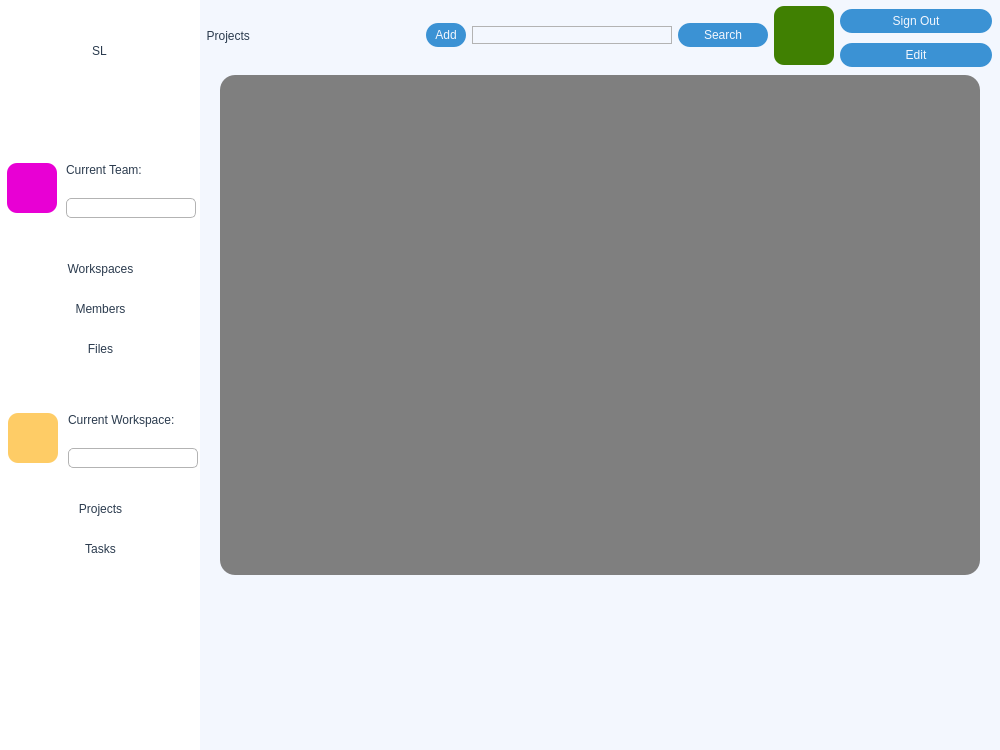
<?xml version="1.0" encoding="UTF-8"?>
<ui version="4.0">
 <class>MainWindow</class>
 <widget class="QMainWindow" name="MainWindow">
  <property name="geometry">
   <rect>
    <x>0</x>
    <y>0</y>
    <width>1000</width>
    <height>750</height>
   </rect>
  </property>
  <property name="minimumSize">
   <size>
    <width>1000</width>
    <height>750</height>
   </size>
  </property>
  <property name="maximumSize">
   <size>
    <width>1000</width>
    <height>750</height>
   </size>
  </property>
  <property name="windowTitle">
   <string>MainWindow</string>
  </property>
  <widget class="QWidget" name="centralwidget">
   <layout class="QHBoxLayout" name="horizontalLayout">
    <property name="spacing">
     <number>0</number>
    </property>
    <property name="leftMargin">
     <number>0</number>
    </property>
    <property name="topMargin">
     <number>0</number>
    </property>
    <property name="rightMargin">
     <number>0</number>
    </property>
    <property name="bottomMargin">
     <number>0</number>
    </property>
    <item>
     <widget class="QFrame" name="frame">
      <property name="maximumSize">
       <size>
        <width>200</width>
        <height>16777215</height>
       </size>
      </property>
      <property name="styleSheet">
       <string notr="true">background-color: rgb(255, 255, 255);</string>
      </property>
      <property name="frameShape">
       <enum>QFrame::NoFrame</enum>
      </property>
      <property name="frameShadow">
       <enum>QFrame::Plain</enum>
      </property>
      <property name="lineWidth">
       <number>1</number>
      </property>
      <widget class="QWidget" name="verticalLayoutWidget">
       <property name="geometry">
        <rect>
         <x>0</x>
         <y>250</y>
         <width>201</width>
         <height>120</height>
        </rect>
       </property>
       <layout class="QVBoxLayout" name="verticalLayout">
        <item>
         <widget class="QPushButton" name="workspaces_btn">
          <property name="minimumSize">
           <size>
            <width>0</width>
            <height>30</height>
           </size>
          </property>
          <property name="styleSheet">
           <string notr="true">QPushButton {
	background-color: rgb(255, 255, 255);
	color:rgb(43,59,78);
	border: 0px solid;
	font: 15pt &quot;Andale Mono&quot;;
	border-radius: 10px;
}

QPushButton:hover {
	background-color: rgb(243,247,254)
}</string>
          </property>
          <property name="text">
           <string>Workspaces</string>
          </property>
         </widget>
        </item>
        <item>
         <widget class="QPushButton" name="members_btn">
          <property name="minimumSize">
           <size>
            <width>0</width>
            <height>30</height>
           </size>
          </property>
          <property name="styleSheet">
           <string notr="true">QPushButton {
	background-color: rgb(255, 255, 255);
	color:rgb(43,59,78);
	border: 0px solid;
	font: 15pt &quot;Andale Mono&quot;;
	border-radius: 10px;
}

QPushButton:hover {
	background-color: rgb(243,247,254)
}</string>
          </property>
          <property name="text">
           <string>Members</string>
          </property>
         </widget>
        </item>
        <item>
         <widget class="QPushButton" name="files_btn">
          <property name="minimumSize">
           <size>
            <width>0</width>
            <height>30</height>
           </size>
          </property>
          <property name="styleSheet">
           <string notr="true">QPushButton {
	background-color: rgb(255, 255, 255);
	color:rgb(43,59,78);
	border: 0px solid;
	font: 15pt &quot;Andale Mono&quot;;
	border-radius: 10px;
}

QPushButton:hover {
	background-color: rgb(243,247,254)
}</string>
          </property>
          <property name="text">
           <string>Files</string>
          </property>
         </widget>
        </item>
       </layout>
      </widget>
      <widget class="QWidget" name="verticalLayoutWidget_2">
       <property name="geometry">
        <rect>
         <x>0</x>
         <y>490</y>
         <width>201</width>
         <height>80</height>
        </rect>
       </property>
       <layout class="QVBoxLayout" name="verticalLayout_2">
        <item>
         <widget class="QPushButton" name="projects_btn">
          <property name="minimumSize">
           <size>
            <width>0</width>
            <height>30</height>
           </size>
          </property>
          <property name="styleSheet">
           <string notr="true">QPushButton {
	background-color: rgb(255, 255, 255);
	color:rgb(43,59,78);
	border: 0px solid;
	font: 15pt &quot;Andale Mono&quot;;
	border-radius: 10px;
}

QPushButton:hover {
	background-color: rgb(243,247,254)
}</string>
          </property>
          <property name="text">
           <string>Projects</string>
          </property>
         </widget>
        </item>
        <item>
         <widget class="QPushButton" name="tasks_btn">
          <property name="minimumSize">
           <size>
            <width>0</width>
            <height>30</height>
           </size>
          </property>
          <property name="styleSheet">
           <string notr="true">QPushButton {
	background-color: rgb(255, 255, 255);
	color:rgb(43,59,78);
	border: 0px solid;
	font: 15pt &quot;Andale Mono&quot;;
	border-radius: 10px;
}

QPushButton:hover {
	background-color: rgb(243,247,254)
}</string>
          </property>
          <property name="text">
           <string>Tasks</string>
          </property>
         </widget>
        </item>
       </layout>
      </widget>
      <widget class="QWidget" name="horizontalLayoutWidget_3">
       <property name="geometry">
        <rect>
         <x>0</x>
         <y>150</y>
         <width>201</width>
         <height>76</height>
        </rect>
       </property>
       <layout class="QHBoxLayout" name="horizontalLayout_5">
        <property name="leftMargin">
         <number>4</number>
        </property>
        <item>
         <widget class="QLabel" name="team_picture">
          <property name="minimumSize">
           <size>
            <width>50</width>
            <height>50</height>
           </size>
          </property>
          <property name="maximumSize">
           <size>
            <width>50</width>
            <height>50</height>
           </size>
          </property>
          <property name="styleSheet">
           <string notr="true">background-color: rgb(232, 0, 212);
border-radius:10px;
font: 22pt &quot;Andale Mono&quot;;
color:rgb(255,255,255);</string>
          </property>
          <property name="text">
           <string/>
          </property>
          <property name="alignment">
           <set>Qt::AlignCenter</set>
          </property>
         </widget>
        </item>
        <item>
         <layout class="QVBoxLayout" name="verticalLayout_3">
          <item>
           <widget class="QLabel" name="label_7">
            <property name="maximumSize">
             <size>
              <width>135</width>
              <height>20</height>
             </size>
            </property>
            <property name="styleSheet">
             <string notr="true">font: 13pt &quot;Andale Mono&quot;;
color:rgb(43,59,78);</string>
            </property>
            <property name="text">
             <string>Current Team:</string>
            </property>
           </widget>
          </item>
          <item>
           <widget class="QComboBox" name="team_names_cb">
            <property name="minimumSize">
             <size>
              <width>0</width>
              <height>20</height>
             </size>
            </property>
            <property name="maximumSize">
             <size>
              <width>130</width>
              <height>15</height>
             </size>
            </property>
            <property name="styleSheet">
             <string notr="true">QComboBox {
	border: 1px solid rgb(179, 179, 179);
	border-radius: 5px;
	font: 13pt &quot;Andale Mono&quot;;
	color:rgb(43,59,78);
}

QComboBox::drop-down 
{
    border: 0px;
}</string>
            </property>
           </widget>
          </item>
         </layout>
        </item>
       </layout>
      </widget>
      <widget class="QLabel" name="label_8">
       <property name="geometry">
        <rect>
         <x>-1</x>
         <y>30</y>
         <width>201</width>
         <height>41</height>
        </rect>
       </property>
       <property name="styleSheet">
        <string notr="true">font: 40pt &quot;Andale Mono&quot;;
color:rgb(43,59,78);</string>
       </property>
       <property name="text">
        <string>SL</string>
       </property>
       <property name="alignment">
        <set>Qt::AlignCenter</set>
       </property>
      </widget>
      <widget class="QWidget" name="horizontalLayoutWidget_6">
       <property name="geometry">
        <rect>
         <x>0</x>
         <y>400</y>
         <width>204</width>
         <height>76</height>
        </rect>
       </property>
       <layout class="QHBoxLayout" name="horizontalLayout_8">
        <property name="leftMargin">
         <number>4</number>
        </property>
        <item>
         <widget class="QLabel" name="workspace_picture">
          <property name="minimumSize">
           <size>
            <width>50</width>
            <height>50</height>
           </size>
          </property>
          <property name="maximumSize">
           <size>
            <width>50</width>
            <height>50</height>
           </size>
          </property>
          <property name="styleSheet">
           <string notr="true">background-color: rgb(254, 204, 102);
border-radius:10px;
font: 22pt &quot;Andale Mono&quot;;
color:rgb(255,255,255);</string>
          </property>
          <property name="text">
           <string/>
          </property>
          <property name="alignment">
           <set>Qt::AlignCenter</set>
          </property>
         </widget>
        </item>
        <item>
         <layout class="QVBoxLayout" name="verticalLayout_4">
          <item>
           <widget class="QLabel" name="label_9">
            <property name="maximumSize">
             <size>
              <width>135</width>
              <height>20</height>
             </size>
            </property>
            <property name="styleSheet">
             <string notr="true">font: 12pt &quot;Andale Mono&quot;;
color:rgb(43,59,78);</string>
            </property>
            <property name="text">
             <string>Current Workspace:</string>
            </property>
           </widget>
          </item>
          <item>
           <widget class="QComboBox" name="workspace_names_cb">
            <property name="minimumSize">
             <size>
              <width>0</width>
              <height>20</height>
             </size>
            </property>
            <property name="maximumSize">
             <size>
              <width>130</width>
              <height>15</height>
             </size>
            </property>
            <property name="styleSheet">
             <string notr="true">QComboBox {
	border: 1px solid rgb(179, 179, 179);
	border-radius: 5px;
	font: 13pt &quot;Andale Mono&quot;;
	color:rgb(43,59,78);
}

QComboBox::drop-down 
{
    border: 0px;
}</string>
            </property>
           </widget>
          </item>
         </layout>
        </item>
       </layout>
      </widget>
     </widget>
    </item>
    <item>
     <widget class="QFrame" name="frame_2">
      <property name="styleSheet">
       <string notr="true">background-color: rgb(243,247,254)</string>
      </property>
      <property name="frameShape">
       <enum>QFrame::NoFrame</enum>
      </property>
      <property name="frameShadow">
       <enum>QFrame::Raised</enum>
      </property>
      <widget class="QStackedWidget" name="stackedWidget">
       <property name="geometry">
        <rect>
         <x>0</x>
         <y>0</y>
         <width>800</width>
         <height>750</height>
        </rect>
       </property>
       <property name="currentIndex">
        <number>4</number>
       </property>
       <widget class="QWidget" name="team_page"/>
       <widget class="QWidget" name="workspaces_page">
        <widget class="QWidget" name="horizontalLayoutWidget_7">
         <property name="geometry">
          <rect>
           <x>0</x>
           <y>0</y>
           <width>802</width>
           <height>71</height>
          </rect>
         </property>
         <layout class="QHBoxLayout" name="horizontalLayout_9">
          <item>
           <widget class="QLabel" name="label_15">
            <property name="minimumSize">
             <size>
              <width>190</width>
              <height>0</height>
             </size>
            </property>
            <property name="maximumSize">
             <size>
              <width>190</width>
              <height>16777215</height>
             </size>
            </property>
            <property name="styleSheet">
             <string notr="true">font: 22pt &quot;Andale Mono&quot;;
color:rgb(43,59,78);</string>
            </property>
            <property name="text">
             <string>  Workspaces</string>
            </property>
            <property name="alignment">
             <set>Qt::AlignLeading|Qt::AlignLeft|Qt::AlignVCenter</set>
            </property>
           </widget>
          </item>
          <item>
           <widget class="QPushButton" name="pushButton_14">
            <property name="minimumSize">
             <size>
              <width>40</width>
              <height>24</height>
             </size>
            </property>
            <property name="maximumSize">
             <size>
              <width>60</width>
              <height>16777215</height>
             </size>
            </property>
            <property name="styleSheet">
             <string notr="true">QPushButton {
	background-color: rgb(59, 146, 212);
	color:rgb(243,247,254);
	border: 0px solid;
	border-radius: 12px;
	font: 13pt &quot;Andale Mono&quot;;
}

QPushButton:hover {
	background-color: rgb(243,247,254);
	color:rgb(59, 146, 212);
}</string>
            </property>
            <property name="text">
             <string>ADD</string>
            </property>
           </widget>
          </item>
          <item>
           <widget class="QLineEdit" name="lineEdit_4">
            <property name="minimumSize">
             <size>
              <width>200</width>
              <height>0</height>
             </size>
            </property>
            <property name="maximumSize">
             <size>
              <width>150</width>
              <height>16777215</height>
             </size>
            </property>
            <property name="styleSheet">
             <string notr="true">QLineEdit {
	border: 1px solid rgb(179, 179, 179);
	border-radius:10px
}</string>
            </property>
           </widget>
          </item>
          <item>
           <widget class="QPushButton" name="search_btn1">
            <property name="minimumSize">
             <size>
              <width>90</width>
              <height>24</height>
             </size>
            </property>
            <property name="maximumSize">
             <size>
              <width>90</width>
              <height>24</height>
             </size>
            </property>
            <property name="styleSheet">
             <string notr="true">QPushButton {
	background-color: rgb(59, 146, 212);
	color:rgb(243,247,254);
	border: 0px solid;
	border-radius: 12px;
	font: 13pt &quot;Andale Mono&quot;;
}

QPushButton:hover {
	background-color: rgb(243,247,254);
	color:rgb(59, 146, 212);
}</string>
            </property>
            <property name="text">
             <string>Search</string>
            </property>
           </widget>
          </item>
          <item>
           <widget class="QLabel" name="user_photo1">
            <property name="minimumSize">
             <size>
              <width>60</width>
              <height>59</height>
             </size>
            </property>
            <property name="maximumSize">
             <size>
              <width>60</width>
              <height>59</height>
             </size>
            </property>
            <property name="styleSheet">
             <string notr="true">background-color: rgb(64, 128, 2);
border-radius:10px;
font: 22pt &quot;Andale Mono&quot;;
color:rgb(255,255,255);</string>
            </property>
            <property name="text">
             <string/>
            </property>
            <property name="alignment">
             <set>Qt::AlignCenter</set>
            </property>
           </widget>
          </item>
          <item>
           <layout class="QVBoxLayout" name="verticalLayout_11">
            <property name="topMargin">
             <number>5</number>
            </property>
            <property name="rightMargin">
             <number>20</number>
            </property>
            <item>
             <widget class="QPushButton" name="signout_btn1">
              <property name="minimumSize">
               <size>
                <width>130</width>
                <height>24</height>
               </size>
              </property>
              <property name="styleSheet">
               <string notr="true">QPushButton {
	background-color: rgb(59, 146, 212);
	color:rgb(243,247,254);
	border: 0px solid;
	border-radius: 12px;
	font: 13pt &quot;Andale Mono&quot;;
}

QPushButton:hover {
	background-color: rgb(243,247,254);
	color:rgb(59, 146, 212);
}</string>
              </property>
              <property name="text">
               <string>Sign Out</string>
              </property>
             </widget>
            </item>
            <item>
             <widget class="QPushButton" name="edit_btn1">
              <property name="minimumSize">
               <size>
                <width>0</width>
                <height>24</height>
               </size>
              </property>
              <property name="styleSheet">
               <string notr="true">QPushButton {
	background-color: rgb(59, 146, 212);
	color:rgb(243,247,254);
	border: 0px solid;
	border-radius: 12px;
	font: 13pt &quot;Andale Mono&quot;;
}

QPushButton:hover {
	background-color: rgb(243,247,254);
	color:rgb(59, 146, 212);
}</string>
              </property>
              <property name="text">
               <string>Edit</string>
              </property>
             </widget>
            </item>
           </layout>
          </item>
         </layout>
        </widget>
       </widget>
       <widget class="QWidget" name="members_page">
        <widget class="QWidget" name="horizontalLayoutWidget_4">
         <property name="geometry">
          <rect>
           <x>0</x>
           <y>0</y>
           <width>803</width>
           <height>71</height>
          </rect>
         </property>
         <layout class="QHBoxLayout" name="horizontalLayout_6">
          <item>
           <widget class="QLabel" name="label_11">
            <property name="minimumSize">
             <size>
              <width>180</width>
              <height>0</height>
             </size>
            </property>
            <property name="maximumSize">
             <size>
              <width>180</width>
              <height>16777215</height>
             </size>
            </property>
            <property name="styleSheet">
             <string notr="true">font: 22pt &quot;Andale Mono&quot;;
color:rgb(43,59,78);</string>
            </property>
            <property name="text">
             <string>  Members</string>
            </property>
            <property name="alignment">
             <set>Qt::AlignLeading|Qt::AlignLeft|Qt::AlignVCenter</set>
            </property>
           </widget>
          </item>
          <item>
           <widget class="QPushButton" name="invite_btn">
            <property name="minimumSize">
             <size>
              <width>65</width>
              <height>24</height>
             </size>
            </property>
            <property name="maximumSize">
             <size>
              <width>60</width>
              <height>16777215</height>
             </size>
            </property>
            <property name="styleSheet">
             <string notr="true">QPushButton {
	background-color: rgb(59, 146, 212);
	color:rgb(243,247,254);
	border: 0px solid;
	border-radius: 12px;
	font: 13pt &quot;Andale Mono&quot;;
}

QPushButton:hover {
	background-color: rgb(243,247,254);
	color:rgb(59, 146, 212);
}</string>
            </property>
            <property name="text">
             <string>INVITE</string>
            </property>
           </widget>
          </item>
          <item>
           <widget class="QLineEdit" name="lineEdit_3">
            <property name="minimumSize">
             <size>
              <width>200</width>
              <height>0</height>
             </size>
            </property>
            <property name="maximumSize">
             <size>
              <width>150</width>
              <height>16777215</height>
             </size>
            </property>
            <property name="styleSheet">
             <string notr="true">QLineEdit {
	border: 1px solid rgb(179, 179, 179);
	border-radius:10px
}</string>
            </property>
           </widget>
          </item>
          <item>
           <widget class="QPushButton" name="search_btn2">
            <property name="minimumSize">
             <size>
              <width>90</width>
              <height>24</height>
             </size>
            </property>
            <property name="maximumSize">
             <size>
              <width>90</width>
              <height>24</height>
             </size>
            </property>
            <property name="styleSheet">
             <string notr="true">QPushButton {
	background-color: rgb(59, 146, 212);
	color:rgb(243,247,254);
	border: 0px solid;
	border-radius: 12px;
	font: 13pt &quot;Andale Mono&quot;;
}

QPushButton:hover {
	background-color: rgb(243,247,254);
	color:rgb(59, 146, 212);
}</string>
            </property>
            <property name="text">
             <string>Search</string>
            </property>
           </widget>
          </item>
          <item>
           <widget class="QLabel" name="user_photo2">
            <property name="minimumSize">
             <size>
              <width>60</width>
              <height>59</height>
             </size>
            </property>
            <property name="maximumSize">
             <size>
              <width>60</width>
              <height>59</height>
             </size>
            </property>
            <property name="styleSheet">
             <string notr="true">background-color: rgb(64, 128, 2);
border-radius:10px;
font: 22pt &quot;Andale Mono&quot;;
color:rgb(255,255,255);</string>
            </property>
            <property name="text">
             <string/>
            </property>
            <property name="alignment">
             <set>Qt::AlignCenter</set>
            </property>
           </widget>
          </item>
          <item>
           <layout class="QVBoxLayout" name="verticalLayout_9">
            <property name="topMargin">
             <number>5</number>
            </property>
            <property name="rightMargin">
             <number>20</number>
            </property>
            <item>
             <widget class="QPushButton" name="signout_btn2">
              <property name="minimumSize">
               <size>
                <width>130</width>
                <height>24</height>
               </size>
              </property>
              <property name="styleSheet">
               <string notr="true">QPushButton {
	background-color: rgb(59, 146, 212);
	color:rgb(243,247,254);
	border: 0px solid;
	border-radius: 12px;
	font: 13pt &quot;Andale Mono&quot;;
}

QPushButton:hover {
	background-color: rgb(243,247,254);
	color:rgb(59, 146, 212);
}</string>
              </property>
              <property name="text">
               <string>Sign Out</string>
              </property>
             </widget>
            </item>
            <item>
             <widget class="QPushButton" name="edit_btn2">
              <property name="minimumSize">
               <size>
                <width>0</width>
                <height>24</height>
               </size>
              </property>
              <property name="styleSheet">
               <string notr="true">QPushButton {
	background-color: rgb(59, 146, 212);
	color:rgb(243,247,254);
	border: 0px solid;
	border-radius: 12px;
	font: 13pt &quot;Andale Mono&quot;;
}

QPushButton:hover {
	background-color: rgb(243,247,254);
	color:rgb(59, 146, 212);
}</string>
              </property>
              <property name="text">
               <string>Edit</string>
              </property>
             </widget>
            </item>
           </layout>
          </item>
         </layout>
        </widget>
        <widget class="QTableWidget" name="members_table">
         <property name="geometry">
          <rect>
           <x>20</x>
           <y>100</y>
           <width>760</width>
           <height>400</height>
          </rect>
         </property>
         <property name="styleSheet">
          <string notr="true">background-color: rgb(127, 127, 127);
color: rgb(230, 230, 230);
font: 17pt &quot;Andale Mono&quot;;
border-radius: 15px;

</string>
         </property>
         <property name="frameShape">
          <enum>QFrame::NoFrame</enum>
         </property>
         <property name="frameShadow">
          <enum>QFrame::Plain</enum>
         </property>
         <property name="lineWidth">
          <number>0</number>
         </property>
         <property name="sizeAdjustPolicy">
          <enum>QAbstractScrollArea::AdjustToContents</enum>
         </property>
         <property name="editTriggers">
          <set>QAbstractItemView::NoEditTriggers</set>
         </property>
         <property name="showGrid">
          <bool>false</bool>
         </property>
        </widget>
       </widget>
       <widget class="QWidget" name="files_page">
        <widget class="QWidget" name="horizontalLayoutWidget_5">
         <property name="geometry">
          <rect>
           <x>0</x>
           <y>0</y>
           <width>874</width>
           <height>80</height>
          </rect>
         </property>
         <layout class="QHBoxLayout" name="horizontalLayout_7">
          <item>
           <widget class="QLabel" name="label_13">
            <property name="minimumSize">
             <size>
              <width>280</width>
              <height>0</height>
             </size>
            </property>
            <property name="maximumSize">
             <size>
              <width>280</width>
              <height>16777215</height>
             </size>
            </property>
            <property name="styleSheet">
             <string notr="true">font: 22pt &quot;Andale Mono&quot;;
color:rgb(43,59,78);</string>
            </property>
            <property name="text">
             <string>  Files</string>
            </property>
            <property name="alignment">
             <set>Qt::AlignLeading|Qt::AlignLeft|Qt::AlignVCenter</set>
            </property>
           </widget>
          </item>
          <item>
           <widget class="QLineEdit" name="search_line">
            <property name="maximumSize">
             <size>
              <width>200</width>
              <height>20</height>
             </size>
            </property>
            <property name="styleSheet">
             <string notr="true">QLineEdit {
	border: 1px solid rgb(179, 179, 179);
	border-radius:10px
}</string>
            </property>
           </widget>
          </item>
          <item>
           <widget class="QPushButton" name="search_btn">
            <property name="maximumSize">
             <size>
              <width>90</width>
              <height>24</height>
             </size>
            </property>
            <property name="styleSheet">
             <string notr="true">QPushButton {
	background-color: rgb(59, 146, 212);
	color:rgb(243,247,254);
	border: 0px solid;
	border-radius: 12px;
	font: 13pt &quot;Andale Mono&quot;;
}

QPushButton:hover {
	background-color: rgb(243,247,254);
	color:rgb(59, 146, 212);
}</string>
            </property>
            <property name="text">
             <string>Search</string>
            </property>
           </widget>
          </item>
          <item>
           <widget class="QLabel" name="user_photo3">
            <property name="maximumSize">
             <size>
              <width>60</width>
              <height>59</height>
             </size>
            </property>
            <property name="styleSheet">
             <string notr="true">background-color: rgb(64, 128, 2);
border-radius:10px;
font: 22pt &quot;Andale Mono&quot;;
color:rgb(255,255,255);</string>
            </property>
            <property name="text">
             <string/>
            </property>
            <property name="alignment">
             <set>Qt::AlignCenter</set>
            </property>
           </widget>
          </item>
          <item>
           <layout class="QVBoxLayout" name="verticalLayout_10">
            <property name="topMargin">
             <number>5</number>
            </property>
            <property name="rightMargin">
             <number>20</number>
            </property>
            <item>
             <widget class="QPushButton" name="signout_btn3">
              <property name="minimumSize">
               <size>
                <width>130</width>
                <height>24</height>
               </size>
              </property>
              <property name="maximumSize">
               <size>
                <width>130</width>
                <height>16777215</height>
               </size>
              </property>
              <property name="styleSheet">
               <string notr="true">QPushButton {
	background-color: rgb(59, 146, 212);
	color:rgb(243,247,254);
	border: 0px solid;
	border-radius: 12px;
	font: 13pt &quot;Andale Mono&quot;;
}

QPushButton:hover {
	background-color: rgb(243,247,254);
	color:rgb(59, 146, 212);
}</string>
              </property>
              <property name="text">
               <string>Sign Out</string>
              </property>
             </widget>
            </item>
            <item>
             <widget class="QPushButton" name="edit_btn3">
              <property name="minimumSize">
               <size>
                <width>130</width>
                <height>24</height>
               </size>
              </property>
              <property name="maximumSize">
               <size>
                <width>130</width>
                <height>16777215</height>
               </size>
              </property>
              <property name="styleSheet">
               <string notr="true">QPushButton {
	background-color: rgb(59, 146, 212);
	color:rgb(243,247,254);
	border: 0px solid;
	border-radius: 12px;
	font: 13pt &quot;Andale Mono&quot;;
}

QPushButton:hover {
	background-color: rgb(243,247,254);
	color:rgb(59, 146, 212);
}</string>
              </property>
              <property name="text">
               <string>Edit</string>
              </property>
             </widget>
            </item>
           </layout>
          </item>
         </layout>
        </widget>
        <widget class="QTabWidget" name="tabWidget">
         <property name="geometry">
          <rect>
           <x>0</x>
           <y>69</y>
           <width>800</width>
           <height>680</height>
          </rect>
         </property>
         <property name="styleSheet">
          <string notr="true">QTabBar::tab { 
	background-color: rgb(59, 146, 212);
	color:rgb(243,247,254);
	border: 0px solid;
	border-radius: 12px;
	font: 13pt &quot;Andale Mono&quot;;
	height: 24px;
	width: 100px;
} 

QTabBar::tab:!selected {
	background-color: rgb(243,247,254);
	color:rgb(59, 146, 212);
}
QTabWidget::tab-bar { 
	left: 10px; 
	bottom: 1px;
	background-color: rgb(243,247,254)
} 
QTabWidget{
	background-color: rgb(243,247,254)
	border:10px;
}</string>
         </property>
         <property name="tabShape">
          <enum>QTabWidget::Rounded</enum>
         </property>
         <property name="currentIndex">
          <number>0</number>
         </property>
         <widget class="QWidget" name="image_files_tab">
          <attribute name="title">
           <string>Image files</string>
          </attribute>
          <widget class="QTableWidget" name="image_files_table">
           <property name="geometry">
            <rect>
             <x>0</x>
             <y>0</y>
             <width>790</width>
             <height>650</height>
            </rect>
           </property>
           <property name="styleSheet">
            <string notr="true">background-color: rgb(127, 127, 127);
color: rgb(230, 230, 230);
font: 17pt &quot;Andale Mono&quot;;
border-radius: 15px;

</string>
           </property>
           <property name="frameShape">
            <enum>QFrame::NoFrame</enum>
           </property>
          </widget>
         </widget>
         <widget class="QWidget" name="text_files_tab">
          <attribute name="title">
           <string>Text files</string>
          </attribute>
          <widget class="QTableWidget" name="text_files_table">
           <property name="geometry">
            <rect>
             <x>0</x>
             <y>0</y>
             <width>790</width>
             <height>650</height>
            </rect>
           </property>
           <property name="styleSheet">
            <string notr="true">background-color: rgb(127, 127, 127);
color: rgb(230, 230, 230);
font: 17pt &quot;Andale Mono&quot;;
border-radius: 15px;

</string>
           </property>
           <property name="frameShape">
            <enum>QFrame::NoFrame</enum>
           </property>
           <property name="frameShadow">
            <enum>QFrame::Sunken</enum>
           </property>
           <property name="lineWidth">
            <number>0</number>
           </property>
           <property name="autoScrollMargin">
            <number>16</number>
           </property>
           <property name="showGrid">
            <bool>true</bool>
           </property>
          </widget>
         </widget>
        </widget>
       </widget>
       <widget class="QWidget" name="projects_page">
        <widget class="QWidget" name="horizontalLayoutWidget_8">
         <property name="geometry">
          <rect>
           <x>0</x>
           <y>0</y>
           <width>812</width>
           <height>71</height>
          </rect>
         </property>
         <layout class="QHBoxLayout" name="horizontalLayout_10">
          <item>
           <widget class="QLabel" name="label_17">
            <property name="minimumSize">
             <size>
              <width>220</width>
              <height>0</height>
             </size>
            </property>
            <property name="maximumSize">
             <size>
              <width>190</width>
              <height>16777215</height>
             </size>
            </property>
            <property name="styleSheet">
             <string notr="true">font: 22pt &quot;Andale Mono&quot;;
color:rgb(43,59,78);</string>
            </property>
            <property name="text">
             <string>  Projects</string>
            </property>
            <property name="alignment">
             <set>Qt::AlignLeading|Qt::AlignLeft|Qt::AlignVCenter</set>
            </property>
           </widget>
          </item>
          <item>
           <widget class="QPushButton" name="pushButton">
            <property name="minimumSize">
             <size>
              <width>40</width>
              <height>24</height>
             </size>
            </property>
            <property name="maximumSize">
             <size>
              <width>40</width>
              <height>24</height>
             </size>
            </property>
            <property name="styleSheet">
             <string notr="true">QPushButton {
	background-color: rgb(59, 146, 212);
	color:rgb(243,247,254);
	border: 0px solid;
	border-radius: 12px;
	font: 13pt &quot;Andale Mono&quot;;
}

QPushButton:hover {
	background-color: rgb(243,247,254);
	color:rgb(59, 146, 212);
}</string>
            </property>
            <property name="text">
             <string>Add</string>
            </property>
           </widget>
          </item>
          <item>
           <widget class="QLineEdit" name="lineEdit_5">
            <property name="minimumSize">
             <size>
              <width>200</width>
              <height>0</height>
             </size>
            </property>
            <property name="maximumSize">
             <size>
              <width>150</width>
              <height>16777215</height>
             </size>
            </property>
            <property name="styleSheet">
             <string notr="true">QLineEdit {
	border: 1px solid rgb(179, 179, 179);
	border-radius:10px
}</string>
            </property>
           </widget>
          </item>
          <item>
           <widget class="QPushButton" name="search_btn3">
            <property name="minimumSize">
             <size>
              <width>90</width>
              <height>24</height>
             </size>
            </property>
            <property name="maximumSize">
             <size>
              <width>90</width>
              <height>24</height>
             </size>
            </property>
            <property name="styleSheet">
             <string notr="true">QPushButton {
	background-color: rgb(59, 146, 212);
	color:rgb(243,247,254);
	border: 0px solid;
	border-radius: 12px;
	font: 13pt &quot;Andale Mono&quot;;
}

QPushButton:hover {
	background-color: rgb(243,247,254);
	color:rgb(59, 146, 212);
}</string>
            </property>
            <property name="text">
             <string>Search</string>
            </property>
           </widget>
          </item>
          <item>
           <widget class="QLabel" name="user_photo4">
            <property name="minimumSize">
             <size>
              <width>60</width>
              <height>59</height>
             </size>
            </property>
            <property name="maximumSize">
             <size>
              <width>60</width>
              <height>59</height>
             </size>
            </property>
            <property name="styleSheet">
             <string notr="true">background-color: rgb(64, 128, 2);
border-radius:10px;
font: 22pt &quot;Andale Mono&quot;;
color:rgb(255,255,255);</string>
            </property>
            <property name="text">
             <string/>
            </property>
            <property name="alignment">
             <set>Qt::AlignCenter</set>
            </property>
           </widget>
          </item>
          <item>
           <layout class="QVBoxLayout" name="verticalLayout_12">
            <property name="topMargin">
             <number>5</number>
            </property>
            <property name="rightMargin">
             <number>20</number>
            </property>
            <item>
             <widget class="QPushButton" name="signout_btn4">
              <property name="minimumSize">
               <size>
                <width>130</width>
                <height>24</height>
               </size>
              </property>
              <property name="styleSheet">
               <string notr="true">QPushButton {
	background-color: rgb(59, 146, 212);
	color:rgb(243,247,254);
	border: 0px solid;
	border-radius: 12px;
	font: 13pt &quot;Andale Mono&quot;;
}

QPushButton:hover {
	background-color: rgb(243,247,254);
	color:rgb(59, 146, 212);
}</string>
              </property>
              <property name="text">
               <string>Sign Out</string>
              </property>
             </widget>
            </item>
            <item>
             <widget class="QPushButton" name="edit_btn4">
              <property name="minimumSize">
               <size>
                <width>0</width>
                <height>24</height>
               </size>
              </property>
              <property name="styleSheet">
               <string notr="true">QPushButton {
	background-color: rgb(59, 146, 212);
	color:rgb(243,247,254);
	border: 0px solid;
	border-radius: 12px;
	font: 13pt &quot;Andale Mono&quot;;
}

QPushButton:hover {
	background-color: rgb(243,247,254);
	color:rgb(59, 146, 212);
}</string>
              </property>
              <property name="text">
               <string>Edit</string>
              </property>
             </widget>
            </item>
           </layout>
          </item>
         </layout>
        </widget>
        <widget class="QTableWidget" name="datasets_table">
         <property name="geometry">
          <rect>
           <x>20</x>
           <y>75</y>
           <width>760</width>
           <height>500</height>
          </rect>
         </property>
         <property name="styleSheet">
          <string notr="true">background-color: rgb(127, 127, 127);
color: rgb(230, 230, 230);
font: 17pt &quot;Andale Mono&quot;;
border-radius: 15px;


</string>
         </property>
         <property name="frameShape">
          <enum>QFrame::NoFrame</enum>
         </property>
         <property name="showGrid">
          <bool>false</bool>
         </property>
         <property name="cornerButtonEnabled">
          <bool>false</bool>
         </property>
        </widget>
       </widget>
       <widget class="QWidget" name="tasks_page">
        <widget class="QWidget" name="horizontalLayoutWidget_9">
         <property name="geometry">
          <rect>
           <x>0</x>
           <y>0</y>
           <width>802</width>
           <height>71</height>
          </rect>
         </property>
         <layout class="QHBoxLayout" name="horizontalLayout_11">
          <item>
           <widget class="QLabel" name="label_19">
            <property name="minimumSize">
             <size>
              <width>190</width>
              <height>0</height>
             </size>
            </property>
            <property name="maximumSize">
             <size>
              <width>190</width>
              <height>16777215</height>
             </size>
            </property>
            <property name="styleSheet">
             <string notr="true">font: 22pt &quot;Andale Mono&quot;;
color:rgb(43,59,78);</string>
            </property>
            <property name="text">
             <string>  Tasks</string>
            </property>
            <property name="alignment">
             <set>Qt::AlignLeading|Qt::AlignLeft|Qt::AlignVCenter</set>
            </property>
           </widget>
          </item>
          <item>
           <widget class="QPushButton" name="pushButton_15">
            <property name="minimumSize">
             <size>
              <width>40</width>
              <height>24</height>
             </size>
            </property>
            <property name="maximumSize">
             <size>
              <width>60</width>
              <height>16777215</height>
             </size>
            </property>
            <property name="styleSheet">
             <string notr="true">QPushButton {
	background-color: rgb(59, 146, 212);
	color:rgb(243,247,254);
	border: 0px solid;
	border-radius: 12px;
	font: 13pt &quot;Andale Mono&quot;;
}

QPushButton:hover {
	background-color: rgb(243,247,254);
	color:rgb(59, 146, 212);
}</string>
            </property>
            <property name="text">
             <string>ADD</string>
            </property>
           </widget>
          </item>
          <item>
           <widget class="QLineEdit" name="lineEdit_6">
            <property name="minimumSize">
             <size>
              <width>200</width>
              <height>0</height>
             </size>
            </property>
            <property name="maximumSize">
             <size>
              <width>150</width>
              <height>16777215</height>
             </size>
            </property>
            <property name="styleSheet">
             <string notr="true">QLineEdit {
	border: 1px solid rgb(179, 179, 179);
	border-radius:10px
}</string>
            </property>
           </widget>
          </item>
          <item>
           <widget class="QPushButton" name="search_btn4">
            <property name="minimumSize">
             <size>
              <width>90</width>
              <height>24</height>
             </size>
            </property>
            <property name="maximumSize">
             <size>
              <width>90</width>
              <height>24</height>
             </size>
            </property>
            <property name="styleSheet">
             <string notr="true">QPushButton {
	background-color: rgb(59, 146, 212);
	color:rgb(243,247,254);
	border: 0px solid;
	border-radius: 12px;
	font: 13pt &quot;Andale Mono&quot;;
}

QPushButton:hover {
	background-color: rgb(243,247,254);
	color:rgb(59, 146, 212);
}
</string>
            </property>
            <property name="text">
             <string>Search</string>
            </property>
           </widget>
          </item>
          <item>
           <widget class="QLabel" name="user_photo5">
            <property name="minimumSize">
             <size>
              <width>60</width>
              <height>59</height>
             </size>
            </property>
            <property name="maximumSize">
             <size>
              <width>60</width>
              <height>59</height>
             </size>
            </property>
            <property name="styleSheet">
             <string notr="true">background-color: rgb(64, 128, 2);
border-radius:10px;
font: 22pt &quot;Andale Mono&quot;;
color:rgb(255,255,255);</string>
            </property>
            <property name="text">
             <string/>
            </property>
            <property name="alignment">
             <set>Qt::AlignCenter</set>
            </property>
           </widget>
          </item>
          <item>
           <layout class="QVBoxLayout" name="verticalLayout_13">
            <property name="topMargin">
             <number>5</number>
            </property>
            <property name="rightMargin">
             <number>20</number>
            </property>
            <item>
             <widget class="QPushButton" name="signout_btn5">
              <property name="minimumSize">
               <size>
                <width>130</width>
                <height>24</height>
               </size>
              </property>
              <property name="styleSheet">
               <string notr="true">QPushButton {
	background-color: rgb(59, 146, 212);
	color:rgb(243,247,254);
	border: 0px solid;
	border-radius: 12px;
	font: 13pt &quot;Andale Mono&quot;;
}

QPushButton:hover {
	background-color: rgb(243,247,254);
	color:rgb(59, 146, 212);
}</string>
              </property>
              <property name="text">
               <string>Sign Out</string>
              </property>
             </widget>
            </item>
            <item>
             <widget class="QPushButton" name="edit_btn5">
              <property name="minimumSize">
               <size>
                <width>0</width>
                <height>24</height>
               </size>
              </property>
              <property name="styleSheet">
               <string notr="true">QPushButton {
	background-color: rgb(59, 146, 212);
	color:rgb(243,247,254);
	border: 0px solid;
	border-radius: 12px;
	font: 13pt &quot;Andale Mono&quot;;
}

QPushButton:hover {
	background-color: rgb(243,247,254);
	color:rgb(59, 146, 212);
}</string>
              </property>
              <property name="text">
               <string>Edit</string>
              </property>
             </widget>
            </item>
           </layout>
          </item>
         </layout>
        </widget>
       </widget>
       <widget class="QWidget" name="tasks_pagensmnz"/>
      </widget>
     </widget>
    </item>
   </layout>
  </widget>
 </widget>
 <resources/>
 <connections/>
</ui>
